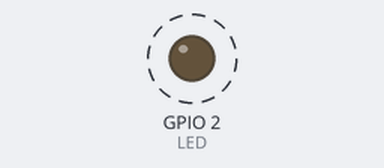
A program run on a simulated ESP32. Shown: output pins drawn as LEDs (lit = HIGH). Dashed ring = blinking.

Above: at 0.0 s.
At 80.1 s:
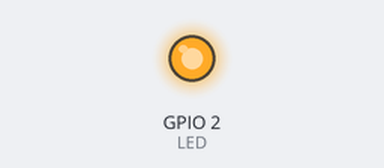
Timing chart, 0 to 80.4 s (numbered marks = the images above):
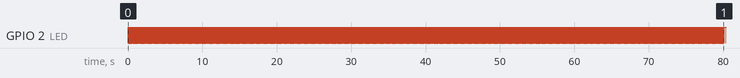

The program:

main.cpp
```cpp
#include <Arduino.h>
#define LED 2
#if CONFIG_FREERTOS_UNICORE
static const BaseType_t app_cpu = 0;
#else
static const BaseType_t app_cpu = 1;
#endif
static TaskHandle_t tasks_1 = NULL;
static TaskHandle_t tasks_2 = NULL;
volatile uint16_t LED_delay = 10;
void terminal(void *parameter){
    char x = NULL;
    String bafer = "";
    for(;;){
        while(Serial.available()){
            if(Serial.available() > 0){
                x = Serial.read();
            }
            if(x != '\n'){
                bafer += x;
            }
            else if(x = '\n'){
                LED_delay = bafer.toInt();
                x = NULL;
                bafer = "";
            }
        }
    }
    vTaskDelete(NULL);
}
void ledDelay(void *parameter){
    for(;;){
        //Serial.println(LED_delay);
        if(LED_delay < 10){
            digitalWrite(LED, !digitalRead(LED));
            vTaskDelay(10 / portTICK_PERIOD_MS);
        }
        else{
            digitalWrite(LED, !digitalRead(LED));
            vTaskDelay(LED_delay/ portTICK_PERIOD_MS);
        }
    }
    vTaskDelete(NULL);
}
void setup() {
    Serial.begin(115200);
    pinMode(LED, OUTPUT);
    xTaskCreatePinnedToCore(terminal, "Read Terminal", 1024, NULL, 1, &tasks_1, app_cpu);
    xTaskCreatePinnedToCore(ledDelay, "LED Delay", 1024, NULL, 2, &tasks_2, app_cpu);
}

void loop() {
  // put your main code here, to run repeatedly:
}
```

Measured:
- by itself, GPIO 2 (LED): alternates HIGH for 0.01 s and LOW for 0.01 s
